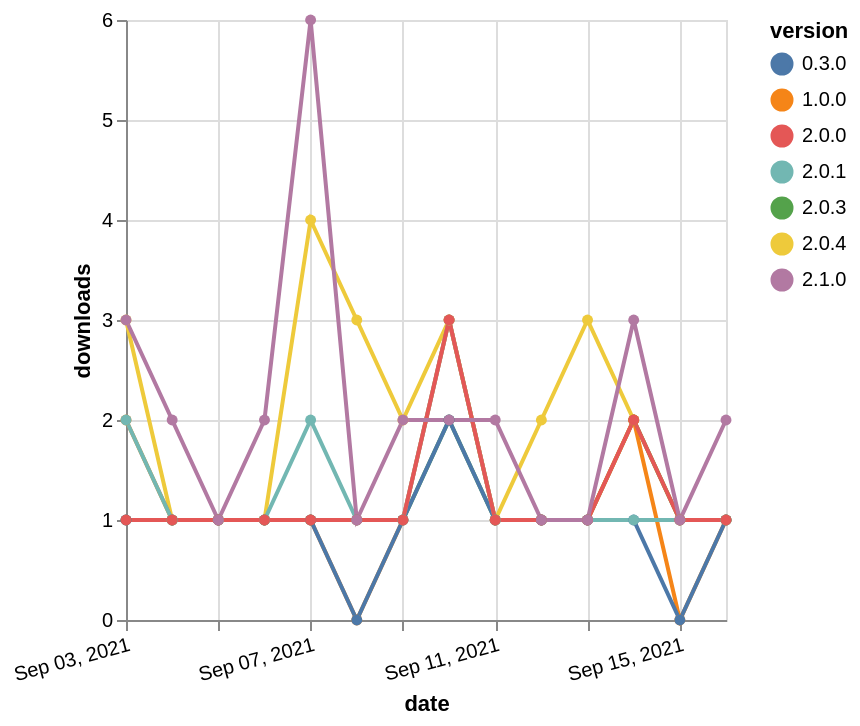

Write the Vega-Lite specification saved for this chart.
### Vega-Lite specification from a JSON file in a GitHub repository (floating-point values rounded to 4 significant figures)
{"$schema": "https://vega.github.io/schema/vega-lite/v5.json", "description": "A simple bar chart with embedded data.", "data": {"values": [{"date": "2021-09-03", "total": 307, "delta": 3, "version": "2.0.4"}, {"date": "2021-09-04", "total": 308, "delta": 1, "version": "2.0.4"}, {"date": "2021-09-05", "total": 309, "delta": 1, "version": "2.0.4"}, {"date": "2021-09-06", "total": 310, "delta": 1, "version": "2.0.4"}, {"date": "2021-09-07", "total": 314, "delta": 4, "version": "2.0.4"}, {"date": "2021-09-08", "total": 317, "delta": 3, "version": "2.0.4"}, {"date": "2021-09-09", "total": 319, "delta": 2, "version": "2.0.4"}, {"date": "2021-09-10", "total": 322, "delta": 3, "version": "2.0.4"}, {"date": "2021-09-11", "total": 323, "delta": 1, "version": "2.0.4"}, {"date": "2021-09-12", "total": 325, "delta": 2, "version": "2.0.4"}, {"date": "2021-09-13", "total": 328, "delta": 3, "version": "2.0.4"}, {"date": "2021-09-14", "total": 330, "delta": 2, "version": "2.0.4"}, {"date": "2021-09-15", "total": 331, "delta": 1, "version": "2.0.4"}, {"date": "2021-09-16", "total": 332, "delta": 1, "version": "2.0.4"}, {"date": "2021-09-03", "total": 158, "delta": 1, "version": "2.0.3"}, {"date": "2021-09-04", "total": 159, "delta": 1, "version": "2.0.3"}, {"date": "2021-09-05", "total": 160, "delta": 1, "version": "2.0.3"}, {"date": "2021-09-06", "total": 161, "delta": 1, "version": "2.0.3"}, {"date": "2021-09-07", "total": 162, "delta": 1, "version": "2.0.3"}, {"date": "2021-09-08", "total": 163, "delta": 1, "version": "2.0.3"}, {"date": "2021-09-09", "total": 164, "delta": 1, "version": "2.0.3"}, {"date": "2021-09-10", "total": 166, "delta": 2, "version": "2.0.3"}, {"date": "2021-09-11", "total": 167, "delta": 1, "version": "2.0.3"}, {"date": "2021-09-12", "total": 168, "delta": 1, "version": "2.0.3"}, {"date": "2021-09-13", "total": 169, "delta": 1, "version": "2.0.3"}, {"date": "2021-09-14", "total": 171, "delta": 2, "version": "2.0.3"}, {"date": "2021-09-15", "total": 172, "delta": 1, "version": "2.0.3"}, {"date": "2021-09-16", "total": 173, "delta": 1, "version": "2.0.3"}, {"date": "2021-09-03", "total": 490, "delta": 2, "version": "1.0.0"}, {"date": "2021-09-04", "total": 491, "delta": 1, "version": "1.0.0"}, {"date": "2021-09-05", "total": 492, "delta": 1, "version": "1.0.0"}, {"date": "2021-09-06", "total": 493, "delta": 1, "version": "1.0.0"}, {"date": "2021-09-07", "total": 494, "delta": 1, "version": "1.0.0"}, {"date": "2021-09-08", "total": 494, "delta": 0, "version": "1.0.0"}, {"date": "2021-09-09", "total": 495, "delta": 1, "version": "1.0.0"}, {"date": "2021-09-10", "total": 498, "delta": 3, "version": "1.0.0"}, {"date": "2021-09-11", "total": 499, "delta": 1, "version": "1.0.0"}, {"date": "2021-09-12", "total": 500, "delta": 1, "version": "1.0.0"}, {"date": "2021-09-13", "total": 501, "delta": 1, "version": "1.0.0"}, {"date": "2021-09-14", "total": 503, "delta": 2, "version": "1.0.0"}, {"date": "2021-09-15", "total": 503, "delta": 0, "version": "1.0.0"}, {"date": "2021-09-16", "total": 504, "delta": 1, "version": "1.0.0"}, {"date": "2021-09-03", "total": 374, "delta": 1, "version": "0.3.0"}, {"date": "2021-09-04", "total": 375, "delta": 1, "version": "0.3.0"}, {"date": "2021-09-05", "total": 376, "delta": 1, "version": "0.3.0"}, {"date": "2021-09-06", "total": 377, "delta": 1, "version": "0.3.0"}, {"date": "2021-09-07", "total": 378, "delta": 1, "version": "0.3.0"}, {"date": "2021-09-08", "total": 378, "delta": 0, "version": "0.3.0"}, {"date": "2021-09-09", "total": 379, "delta": 1, "version": "0.3.0"}, {"date": "2021-09-10", "total": 381, "delta": 2, "version": "0.3.0"}, {"date": "2021-09-11", "total": 382, "delta": 1, "version": "0.3.0"}, {"date": "2021-09-12", "total": 383, "delta": 1, "version": "0.3.0"}, {"date": "2021-09-13", "total": 384, "delta": 1, "version": "0.3.0"}, {"date": "2021-09-14", "total": 385, "delta": 1, "version": "0.3.0"}, {"date": "2021-09-15", "total": 385, "delta": 0, "version": "0.3.0"}, {"date": "2021-09-16", "total": 386, "delta": 1, "version": "0.3.0"}, {"date": "2021-09-03", "total": 301, "delta": 2, "version": "2.0.1"}, {"date": "2021-09-04", "total": 302, "delta": 1, "version": "2.0.1"}, {"date": "2021-09-05", "total": 303, "delta": 1, "version": "2.0.1"}, {"date": "2021-09-06", "total": 304, "delta": 1, "version": "2.0.1"}, {"date": "2021-09-07", "total": 306, "delta": 2, "version": "2.0.1"}, {"date": "2021-09-08", "total": 307, "delta": 1, "version": "2.0.1"}, {"date": "2021-09-09", "total": 308, "delta": 1, "version": "2.0.1"}, {"date": "2021-09-10", "total": 311, "delta": 3, "version": "2.0.1"}, {"date": "2021-09-11", "total": 312, "delta": 1, "version": "2.0.1"}, {"date": "2021-09-12", "total": 313, "delta": 1, "version": "2.0.1"}, {"date": "2021-09-13", "total": 314, "delta": 1, "version": "2.0.1"}, {"date": "2021-09-14", "total": 315, "delta": 1, "version": "2.0.1"}, {"date": "2021-09-15", "total": 316, "delta": 1, "version": "2.0.1"}, {"date": "2021-09-16", "total": 317, "delta": 1, "version": "2.0.1"}, {"date": "2021-09-03", "total": 229, "delta": 1, "version": "2.0.0"}, {"date": "2021-09-04", "total": 230, "delta": 1, "version": "2.0.0"}, {"date": "2021-09-05", "total": 231, "delta": 1, "version": "2.0.0"}, {"date": "2021-09-06", "total": 232, "delta": 1, "version": "2.0.0"}, {"date": "2021-09-07", "total": 233, "delta": 1, "version": "2.0.0"}, {"date": "2021-09-08", "total": 234, "delta": 1, "version": "2.0.0"}, {"date": "2021-09-09", "total": 235, "delta": 1, "version": "2.0.0"}, {"date": "2021-09-10", "total": 238, "delta": 3, "version": "2.0.0"}, {"date": "2021-09-11", "total": 239, "delta": 1, "version": "2.0.0"}, {"date": "2021-09-12", "total": 240, "delta": 1, "version": "2.0.0"}, {"date": "2021-09-13", "total": 241, "delta": 1, "version": "2.0.0"}, {"date": "2021-09-14", "total": 243, "delta": 2, "version": "2.0.0"}, {"date": "2021-09-15", "total": 244, "delta": 1, "version": "2.0.0"}, {"date": "2021-09-16", "total": 245, "delta": 1, "version": "2.0.0"}, {"date": "2021-09-03", "total": 53, "delta": 3, "version": "2.1.0"}, {"date": "2021-09-04", "total": 55, "delta": 2, "version": "2.1.0"}, {"date": "2021-09-05", "total": 56, "delta": 1, "version": "2.1.0"}, {"date": "2021-09-06", "total": 58, "delta": 2, "version": "2.1.0"}, {"date": "2021-09-07", "total": 64, "delta": 6, "version": "2.1.0"}, {"date": "2021-09-08", "total": 65, "delta": 1, "version": "2.1.0"}, {"date": "2021-09-09", "total": 67, "delta": 2, "version": "2.1.0"}, {"date": "2021-09-10", "total": 69, "delta": 2, "version": "2.1.0"}, {"date": "2021-09-11", "total": 71, "delta": 2, "version": "2.1.0"}, {"date": "2021-09-12", "total": 72, "delta": 1, "version": "2.1.0"}, {"date": "2021-09-13", "total": 73, "delta": 1, "version": "2.1.0"}, {"date": "2021-09-14", "total": 76, "delta": 3, "version": "2.1.0"}, {"date": "2021-09-15", "total": 77, "delta": 1, "version": "2.1.0"}, {"date": "2021-09-16", "total": 79, "delta": 2, "version": "2.1.0"}]}, "width": "container", "mark": {"type": "line", "point": {"filled": true}}, "encoding": {"x": {"field": "date", "type": "temporal", "timeUnit": "yearmonthdate", "title": "date", "axis": {"labelAngle": -15}}, "y": {"field": "delta", "type": "quantitative", "title": "downloads"}, "color": {"field": "version", "type": "nominal"}, "tooltip": {"field": "delta"}}}
